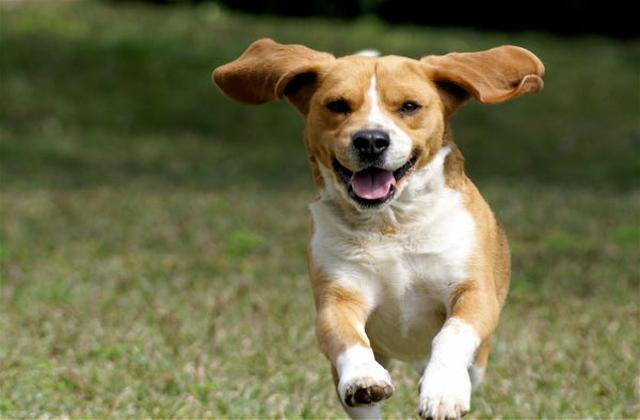
%> input picture SIFT Image Matching/Data/Dog_1.png, 640 x 420 px
$ octave Sift.m   (GNU Octave 9; MATLAB toolbox functions it lacks are replaced by stand-ins)
%> lines starting %> are read from the running program, lines starting %| are printed output that depends on the picture
%% -------need to run the code one section by one section------
% load image
dog1 = imread('Dog_1.png');
%> dog1 is the input picture: size 420x640x3 uint8; mean R, G, B 110.8, 109.4, 74.1
% figure()
% imshow(dog1)
dog3 = imread('Dog_3.png');
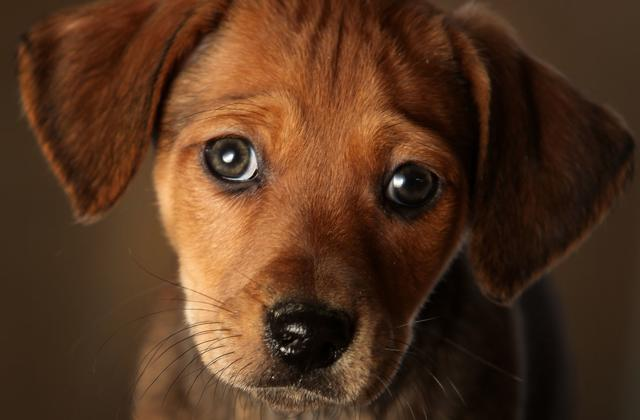
%> input picture SIFT Image Matching/Data/Dog_3.png, 640 x 420 px
%> dog3 is the input picture: size 420x640x3 uint8; mean R, G, B 83.8, 52.5, 31.1

% figure()
% imshow(dog3)
figure()
imshow(cat(2, dog3, dog1))
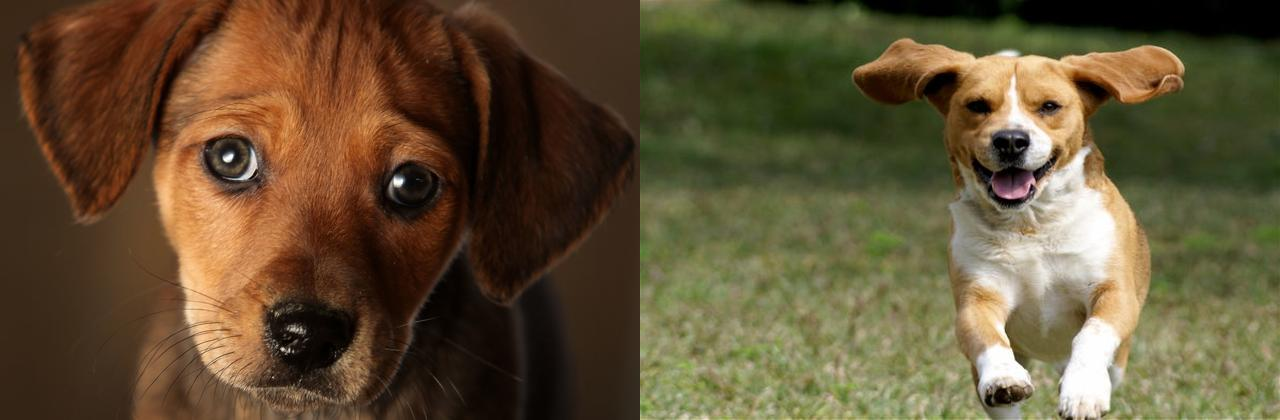
%> displayed picture: size 420x1280x3, on the screen's scale of 0 to 255; mean R, G, B 97.3, 80.9, 52.6
% setup vlfeat
run('/Users/xs/Documents/MATLAB/EE569HW4/vlfeat-0.9.21/toolbox/vl_setup.m')
%> (this line was passed over: vl_setup is not available in this run)

% change rgb image to gray image
dog1_gray = single(rgb2gray(dog1)) ;
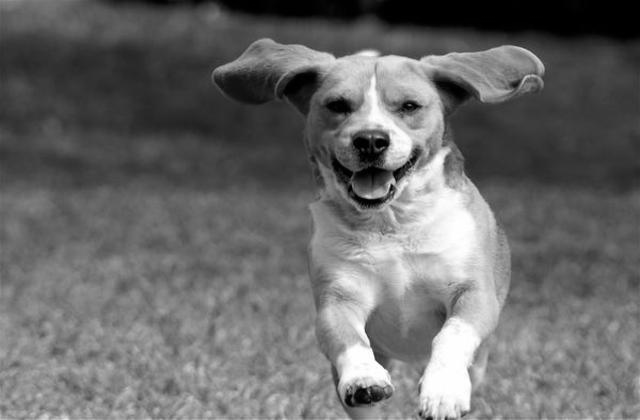
%> dog1_gray: size 420x640 single; min 0, max 255, mean 105.8
dog3_gray = single(rgb2gray(dog3)) ;
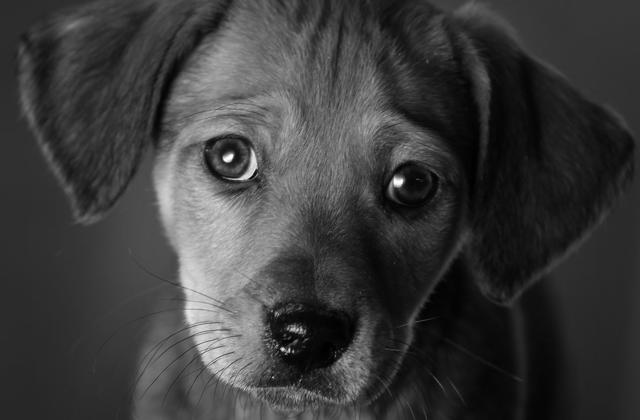
%> dog3_gray: size 420x640 single; min 0, max 255, mean 59.4

% get sift keypoints and descriptors
%> (the run ends here)
